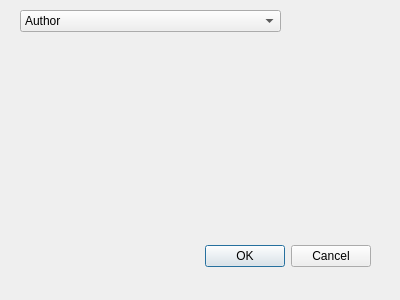
<?xml version="1.0" encoding="UTF-8"?>
<ui version="4.0">
 <class>DeleteDialog</class>
 <widget class="QDialog" name="DeleteDialog">
  <property name="geometry">
   <rect>
    <x>0</x>
    <y>0</y>
    <width>400</width>
    <height>300</height>
   </rect>
  </property>
  <property name="windowTitle">
   <string>Dialog</string>
  </property>
  <widget class="QDialogButtonBox" name="buttonBox">
   <property name="geometry">
    <rect>
     <x>30</x>
     <y>240</y>
     <width>341</width>
     <height>32</height>
    </rect>
   </property>
   <property name="orientation">
    <enum>Qt::Horizontal</enum>
   </property>
   <property name="standardButtons">
    <set>QDialogButtonBox::Cancel|QDialogButtonBox::Ok</set>
   </property>
  </widget>
  <widget class="QComboBox" name="comboBox">
   <property name="geometry">
    <rect>
     <x>20</x>
     <y>10</y>
     <width>261</width>
     <height>22</height>
    </rect>
   </property>
   <property name="currentText">
    <string>Author</string>
   </property>
   <item>
    <property name="text">
     <string>Author</string>
    </property>
   </item>
   <item>
    <property name="text">
     <string>Publisher and Author</string>
    </property>
   </item>
   <item>
    <property name="text">
     <string>Author and Tome count</string>
    </property>
   </item>
   <item>
    <property name="text">
     <string>Book name</string>
    </property>
   </item>
   <item>
    <property name="text">
     <string>Edition</string>
    </property>
   </item>
   <item>
    <property name="text">
     <string>Tome count</string>
    </property>
   </item>
  </widget>
  <widget class="QWidget" name="verticalLayoutWidget">
   <property name="geometry">
    <rect>
     <x>20</x>
     <y>50</y>
     <width>341</width>
     <height>181</height>
    </rect>
   </property>
   <layout class="QVBoxLayout" name="verticalLayout"/>
  </widget>
 </widget>
 <resources/>
 <connections>
  <connection>
   <sender>buttonBox</sender>
   <signal>accepted()</signal>
   <receiver>DeleteDialog</receiver>
   <slot>accept()</slot>
   <hints>
    <hint type="sourcelabel">
     <x>248</x>
     <y>254</y>
    </hint>
    <hint type="destinationlabel">
     <x>157</x>
     <y>274</y>
    </hint>
   </hints>
  </connection>
  <connection>
   <sender>buttonBox</sender>
   <signal>rejected()</signal>
   <receiver>DeleteDialog</receiver>
   <slot>reject()</slot>
   <hints>
    <hint type="sourcelabel">
     <x>316</x>
     <y>260</y>
    </hint>
    <hint type="destinationlabel">
     <x>286</x>
     <y>274</y>
    </hint>
   </hints>
  </connection>
 </connections>
</ui>
